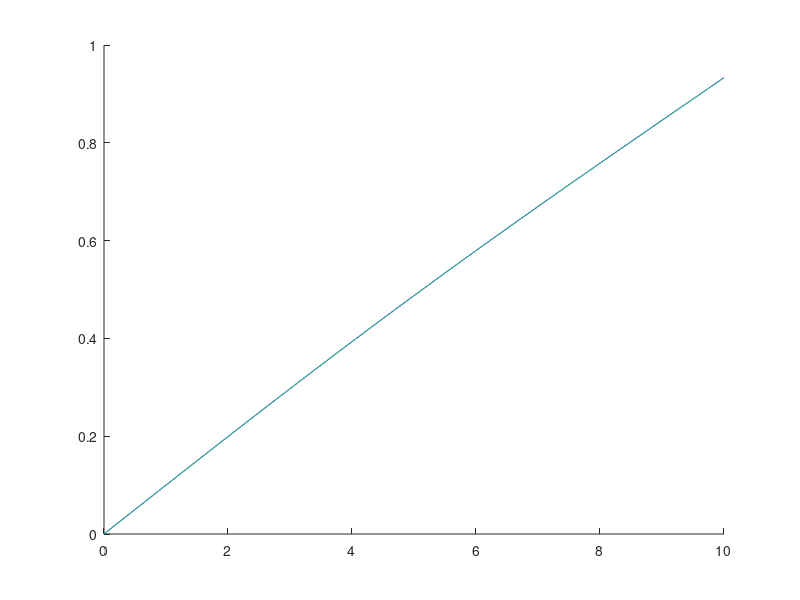

Source code (MATLAB): (Note: this script raises an error after producing the figure.)
A = load("q_part_record.txt"); % Contiene la solución con cuaternios, y suma simple
B = load("q.txt"); % Contiene la solución utilizando el programa hecho en Python
t = 0:0.001:9.999 ;
t2 = 0:0.001:10 ; 
figure(1) ; 
hold on ; 
plot(t, A(:, 8), 'b') ;  
plot(t2, B(:, 11), 'g--') ;  
plot(q_part(:, 1), q_part(:,2), 'r') ; 

figure(2) ; 
hold on ; 
plot(t, A(:, 9), 'b') ; 
plot(t2, B(:, 12), 'g--') ; 
plot(q_part(:, 1), q_part(:, 3), 'r') ; 

figure(3) ; 
hold on ; 
plot(t, A(:, 10), 'b'); 
plot(t2, B(:, 13), 'g--') ; 
plot(q_part(:, 1), q_part(:, 4), 'r') ; 

